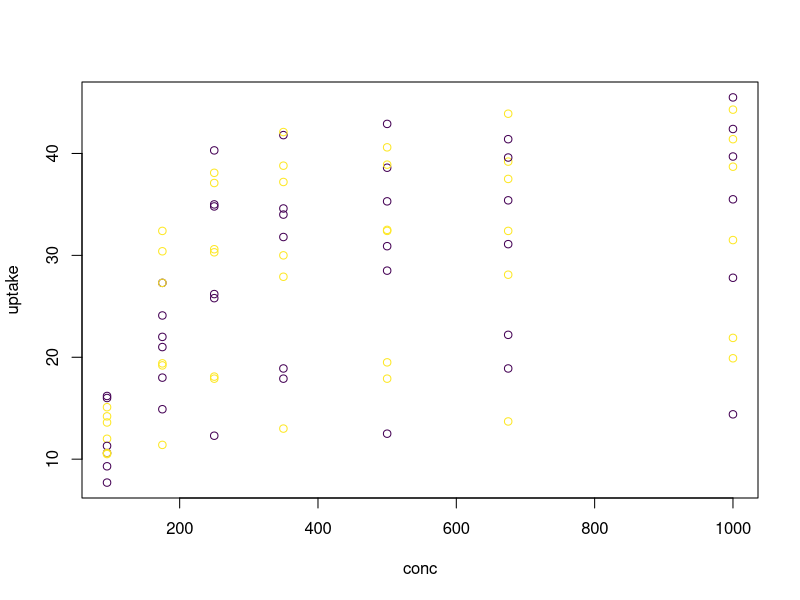

Generate this figure with R:
## ---- chunk 1
# Loading required libraries
# Do not alter this section of code!
library(viridis)
## ---- chunk 2
data("CO2")
plot(uptake ~ conc, data = CO2, col = viridis(2))
## ---- chunk 3
# More code!

